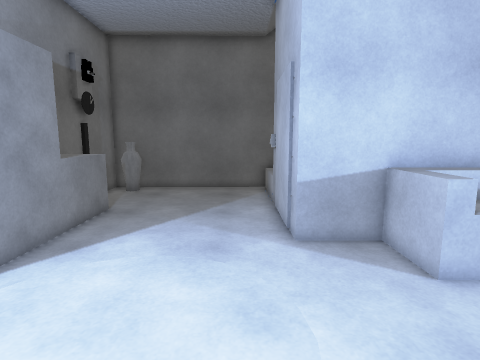
view 1 (above)

12 first-person views from a walk through a 3-D level made in the Unity game engine. The camera is 1.5 m above the floor, tilts 8° down and sees 80° across. The floor is counted in squares, 0.5 m on a side. Each view is taken from the middle of a square. On the plan, view 1 faces up. The plan holds only what a view shows up to about 20 squares ahead; the rest is blank. The place goes on beyond the plan. The player is left out. Some surface patterns are stand-ins.

view 2
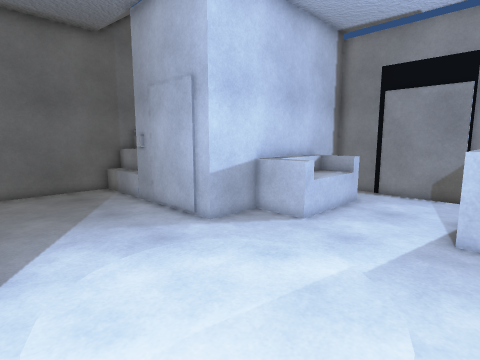

view 3
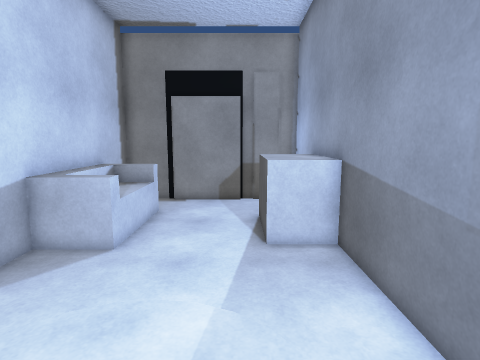

view 4
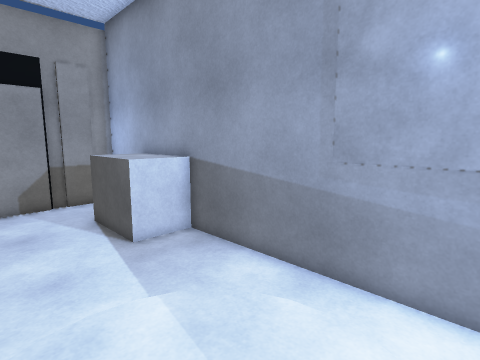

view 5
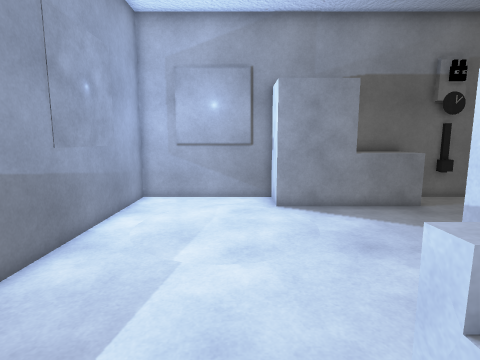

view 6
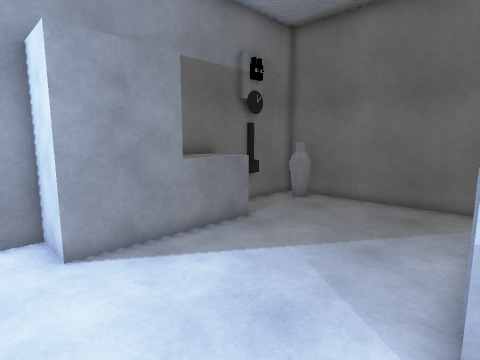

view 7
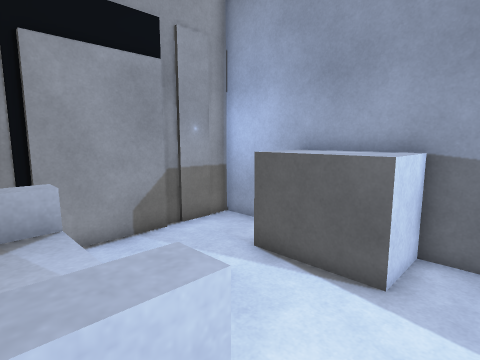

view 8
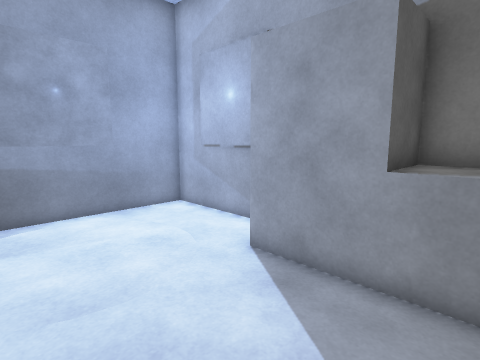

view 9
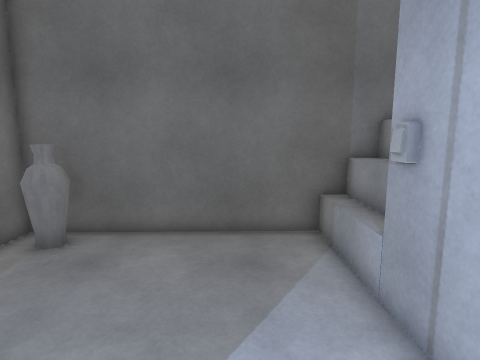

view 10
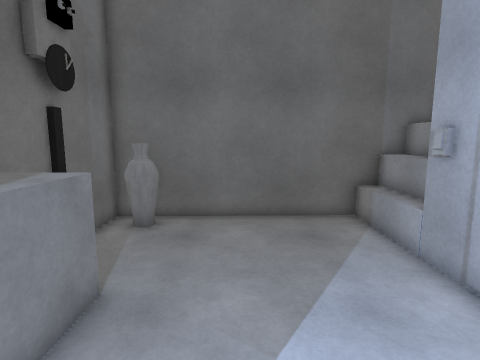

view 11
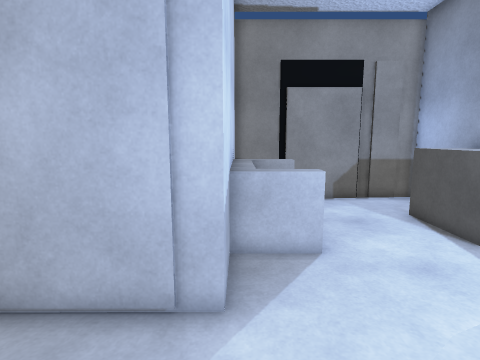

view 12
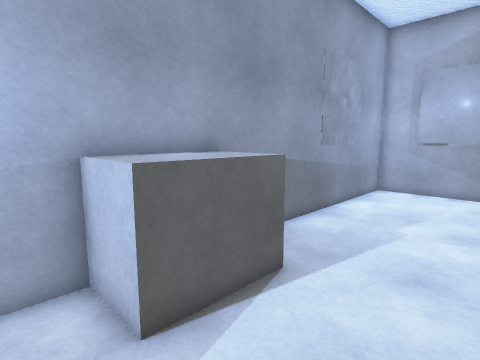

### Floor plan
Key: @ floor where view 1 was taken; # wall or solid block; . main floor; : floor 0.25 m higher than the main floor; / step, stairs or slope; = window, fence, low wall or low ledge; ^ raised ledge; v drop or lower ground; O other object.
Columns run from 8 left of view 1 to 12 right of it. Each row starts with its distance up from view 1.
 18 #############
 17 ##=.......^^#
 16 ###.......=^
 15 #.........=^
 14 #.........#
 13 #.........#
 12 ^^^.......#
 11 ^^^.......#
 10 ^^^...... #
  9 ###...... v
  8   #.......##v^^^^^###
  7   #.........^^^^^^  #
  6 ###../://....^^^^^..#
  5 #.../::::/..........#
  4 #...:::::/..........#
  3 #...:::::/..........#
  2 #.../::::...........#
  1 #..../://....OOOO...#
  0 #.......@....OOOO...#
 -1 #############OOOO####

Where each view was taken, in squares from view 1:
view 1: 0 up, 0 right, facing up
view 2: 0 up, 5 left, facing up-right
view 3: 2 up, 4 left, facing right
view 4: 5 up, 4 left, facing down-right
view 5: 4 up, 7 right, facing left
view 6: 4 up, 2 right, facing up-left
view 7: 7 up, 3 right, facing down-right
view 8: 11 up, 0 right, facing down-left
view 9: 9 up, 1 left, facing up
view 10: 7 up, 3 left, facing up
view 11: 8 up, 3 left, facing right
view 12: 5 up, 10 right, facing down-left
